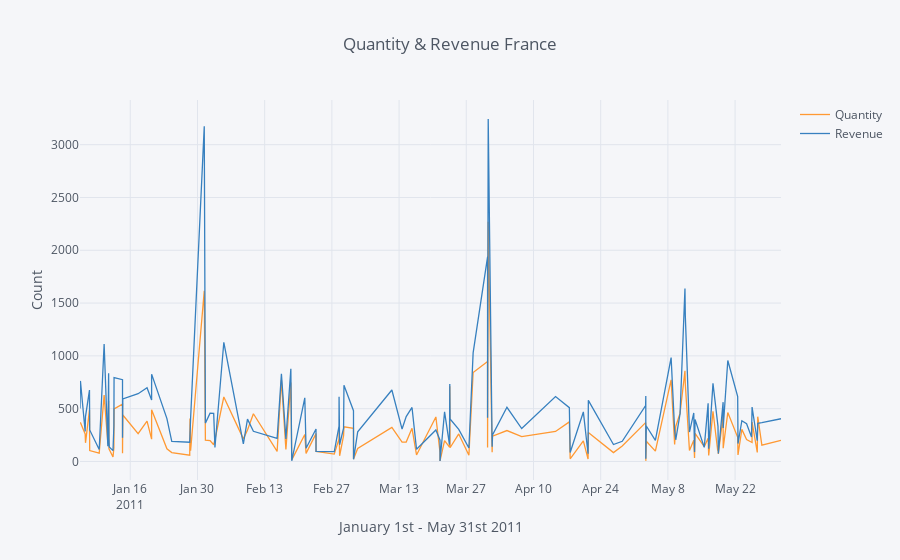

Here is the notebook cell this chart was saved with:
### Markdown cell above
## 2. Create an interactive line chart showing quantity and revenue sold to France between January 1st and May 31st 2011.

### Code cell
france_by_datetime = data[(data["Country"]=='France')&(data["InvoiceDate"].dt.month<=5)&(data["InvoiceDate"].dt.year==2011)].pivot_table(index=["InvoiceDate"], values=["Quantity", "Revenue"], aggfunc={"Quantity":np.sum, "Revenue":np.sum})
france_by_datetime

france_by_datetime.iplot(kind='line', xTitle='January 1st - May 31st 2011',
           yTitle='Count', title='Quantity & Revenue France')
